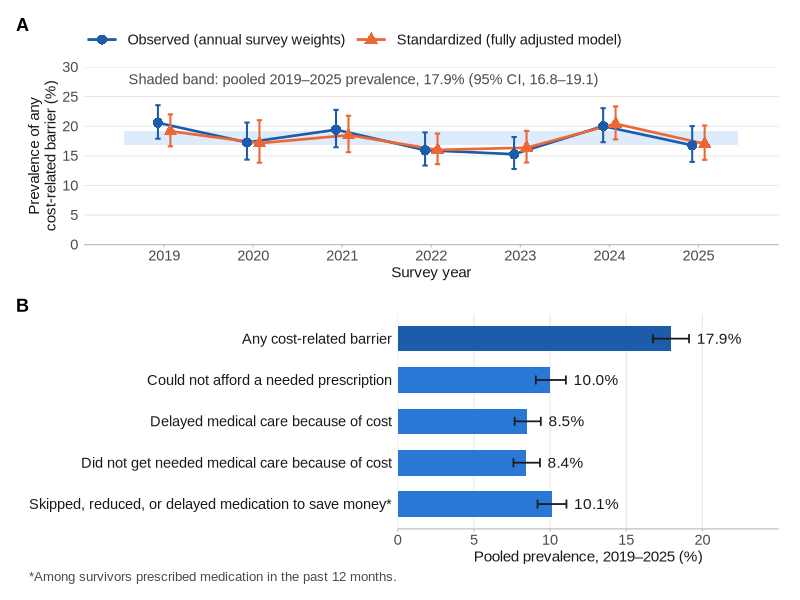
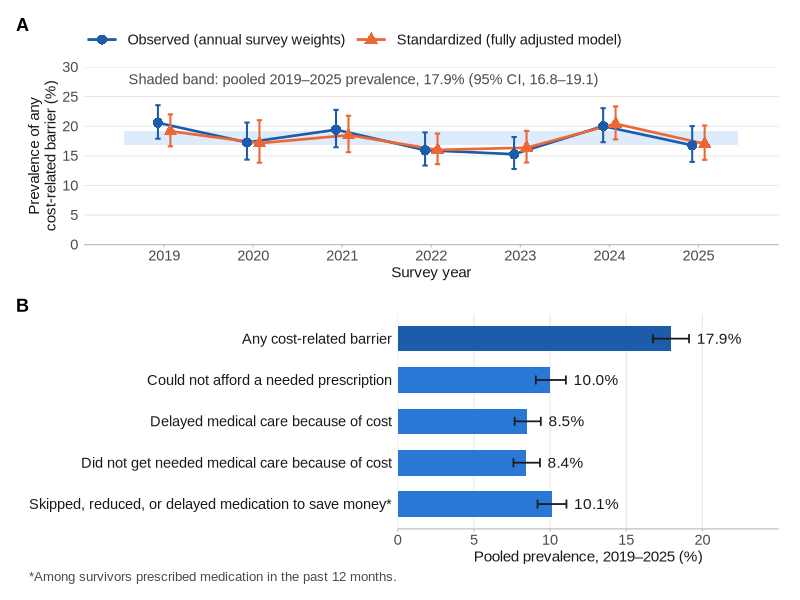
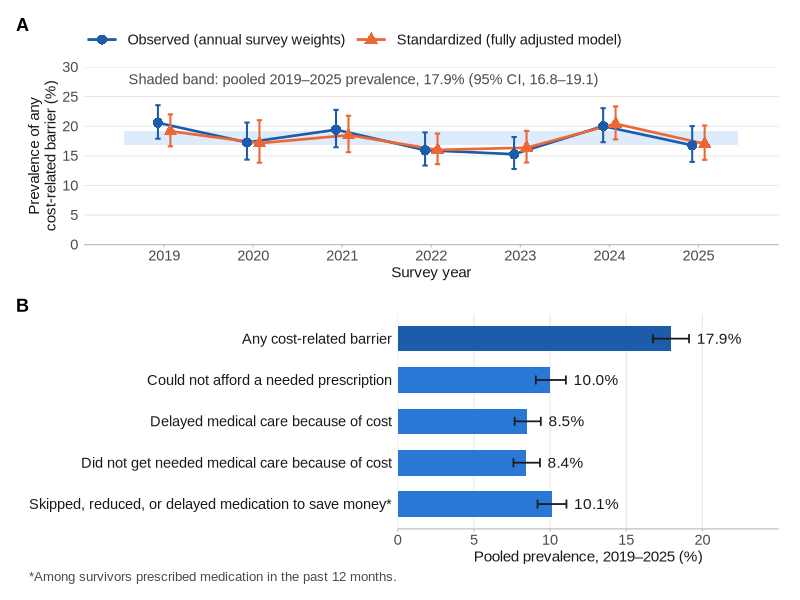
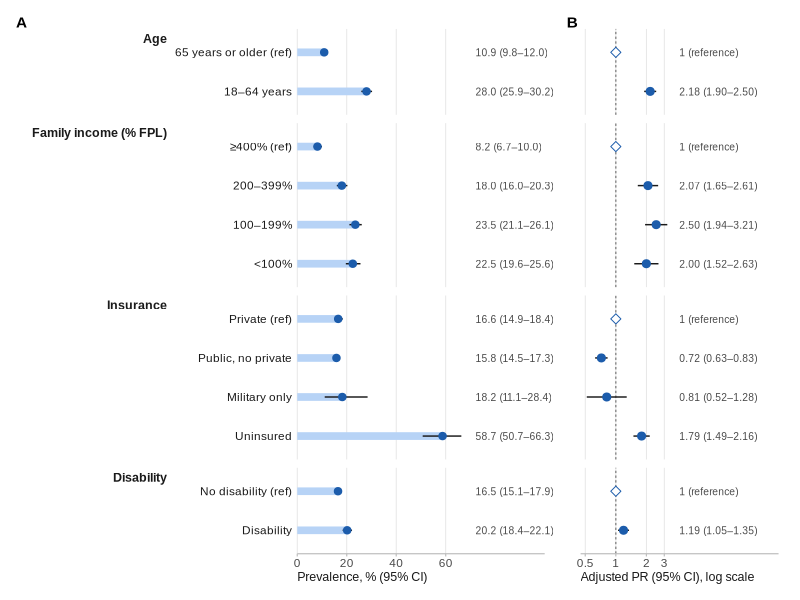
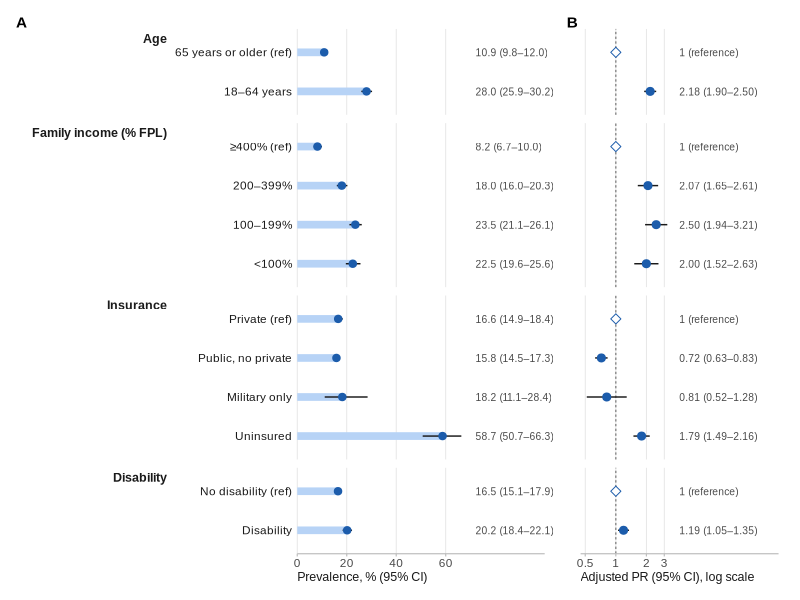
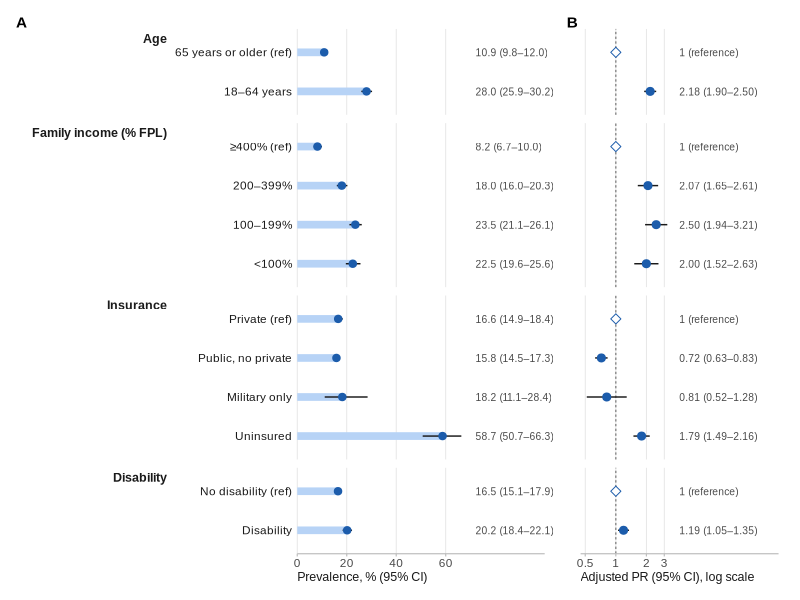
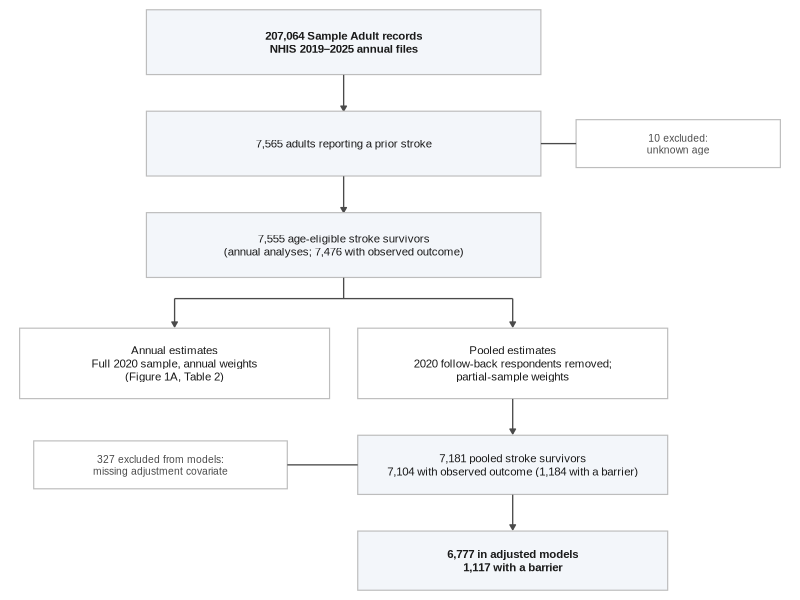
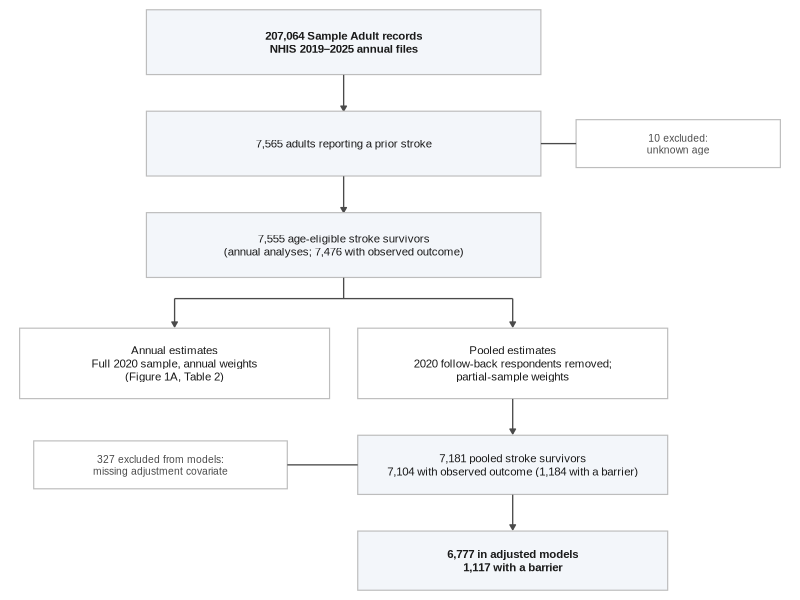

Write R code to recreate these figures, in order.
## Publication figures for the NHIS stroke affordability manuscript.
## Outputs: manuscript/figures/*.png (300 dpi), *.tiff (300 dpi, LZW) and *.pdf (vector).
suppressPackageStartupMessages({library(data.table);library(ggplot2);library(patchwork);library(scales);library(ragg)})
dir.create("manuscript/figures",recursive=TRUE,showWarnings=FALSE)

## ---- Style ----------------------------------------------------------------
FONT<-"Arial"
INK<-"#1a1a1a"; INK2<-"#4a4a4a"; MUTED<-"#767676"; GRID<-"#e4e4e4"; AXIS<-"#bdbdbd"
BLUE<-"#2a78d6"; ORANGE<-"#eb6834"; BLUE_D<-"#1c5cab"; BLUE_L<-"#b7d3f6"
EN<-"–"
theme_pub<-function(base=9){
  theme_minimal(base_size=base,base_family=FONT)+
    theme(panel.grid.minor=element_blank(),
          panel.grid.major=element_line(colour=GRID,linewidth=.3),
          axis.line.x=element_line(colour=AXIS,linewidth=.4),
          axis.ticks.x=element_line(colour=AXIS,linewidth=.4),
          axis.ticks.length=unit(2,"pt"),
          axis.text=element_text(colour=INK2,size=base-.5),
          axis.title=element_text(colour=INK,size=base),
          legend.text=element_text(size=base-.5,colour=INK2),
          legend.key.height=unit(9,"pt"),legend.key.width=unit(18,"pt"),
          legend.margin=margin(0,0,0,0),
          plot.title.position="plot",
          plot.tag=element_text(face="bold",size=base+2,family=FONT),
          plot.margin=margin(6,10,6,6),
          strip.text=element_text(face="bold",size=base,colour=INK,hjust=0),
          strip.placement="outside")
}
save_fig<-function(p,name,w,h){
  ggsave(sprintf("manuscript/figures/%s.png",name),p,width=w,height=h,units="in",dpi=300,bg="white",device=ragg::agg_png)
  ggsave(sprintf("manuscript/figures/%s.tiff",name),p,width=w,height=h,units="in",dpi=300,bg="white",device=ragg::agg_tiff,compression="lzw")
  ggsave(sprintf("manuscript/figures/%s.pdf",name),p,width=w,height=h,units="in",bg="white",device=cairo_pdf)
}

## ---- Figure 1: annual trend (A, top) and component prevalence (B, bottom) --
annual<-fread("outputs/annual_prevalence.csv")[outcome=="any_barrier" & group=="All survivors"]
adj<-fread("outputs/full/adjusted_annual_prevalence.csv")
a<-rbindlist(list(annual[,.(year,estimate,lower,upper,series="Observed (annual survey weights)")],
                  adj[,.(year,estimate,lower,upper,series="Standardized (fully adjusted model)")]))
a[,series:=factor(series,levels=c("Observed (annual survey weights)","Standardized (fully adjusted model)"))]
pooled<-fread("outputs/full/component_prevalence.csv")[outcome=="any_barrier"]
F1<-11
p1a<-ggplot(a,aes(year,100*estimate,colour=series,shape=series))+
  annotate("rect",xmin=2018.55,xmax=2025.45,ymin=100*pooled$lower,ymax=100*pooled$upper,fill=BLUE_L,alpha=.45)+
  annotate("text",x=2018.6,y=28.8,hjust=0,vjust=1,size=3.7,colour=INK2,family=FONT,
           label=sprintf("Shaded band: pooled 2019%s2025 prevalence, %.1f%% (95%% CI, %.1f%s%.1f)",EN,100*pooled$estimate,100*pooled$lower,EN,100*pooled$upper))+
  geom_line(aes(group=series),linewidth=.9,position=position_dodge(width=.28))+
  geom_errorbar(aes(ymin=100*lower,ymax=100*upper),width=.12,linewidth=.7,position=position_dodge(width=.28))+
  geom_point(size=3.4,position=position_dodge(width=.28),stroke=0)+
  scale_colour_manual(values=c(BLUE_D,ORANGE),name=NULL)+
  scale_shape_manual(values=c(16,17),name=NULL)+
  scale_x_continuous(breaks=2019:2025,expand=expansion(add=.45))+
  scale_y_continuous(limits=c(0,30),breaks=seq(0,30,5),expand=expansion(0))+
  labs(x="Survey year",y="Prevalence of any\ncost-related barrier (%)",tag="A")+
  theme_pub(F1)+theme(panel.grid.major.x=element_blank(),
                      legend.position="top",legend.justification="left",legend.direction="horizontal",legend.box.margin=margin(0,0,4,0),
                      legend.key.width=unit(26,"pt"),legend.text=element_text(size=F1-.5,colour=INK),
                      axis.text=element_text(size=F1-.5,colour=INK2))

comp<-fread("outputs/full/component_prevalence.csv")
lab<-c(any_barrier="Any cost-related barrier",forgone_rx="Could not afford a needed prescription",
       delayed_care="Delayed medical care because of cost",forgone_care="Did not get needed medical care because of cost",
       rx_underuse="Skipped, reduced, or delayed medication to save money*")
comp<-comp[outcome %in% names(lab)]
comp[,label:=factor(lab[outcome],levels=rev(lab))]
comp[,fill:=ifelse(outcome=="any_barrier",BLUE_D,BLUE)]
p1b<-ggplot(comp,aes(100*estimate,label))+
  geom_col(aes(fill=fill),width=.62)+
  geom_errorbar(aes(xmin=100*lower,xmax=100*upper),width=.22,linewidth=.6,colour=INK)+
  geom_text(aes(x=100*upper+.5,label=sprintf("%.1f%%",100*estimate)),hjust=0,size=3.9,colour=INK,family=FONT)+
  scale_fill_identity()+
  scale_x_continuous(limits=c(0,25),breaks=seq(0,20,5),expand=expansion(0))+
  labs(x=sprintf("Pooled prevalence, 2019%s2025 (%%)",EN),y=NULL,tag="B",
       caption="*Among survivors prescribed medication in the past 12 months.")+
  theme_pub(F1)+theme(panel.grid.major.y=element_blank(),axis.text.y=element_text(colour=INK,size=F1-.5),
                      axis.text.x=element_text(size=F1-.5,colour=INK2),
                      plot.caption=element_text(size=F1-1.5,colour=INK2,hjust=0),plot.caption.position="plot")
fig1<-free(p1a)/p1b+plot_layout(heights=c(1.15,1))
save_fig(fig1,"figure1_annual_prevalence",7,7.4)

## ---- Figure 2: subgroup prevalence (A) aligned with adjusted PRs (B) -------
sg<-fread("outputs/full/subgroup_prevalence.csv")
co<-fread("outputs/full/model_coefficients.csv")
rows<-data.table(
  group=c("Age","Age","Family income (% FPL)","Family income (% FPL)","Family income (% FPL)","Family income (% FPL)",
          "Insurance","Insurance","Insurance","Insurance","Disability","Disability"),
  variable=c("young","young","income_group","income_group","income_group","income_group",
             "insurance","insurance","insurance","insurance","disability","disability"),
  level=c("65+","18-64","400%+","200-399%","100-199%","<100%","Private","Public without private","Military only","Uninsured","Without disability","With disability"),
  label=c("65 years or older (ref)",paste0("18",EN,"64 years"),"≥400% (ref)",paste0("200",EN,"399%"),paste0("100",EN,"199%"),"<100%",
          "Private (ref)","Public, no private","Military only","Uninsured","No disability (ref)","Disability"),
  model=c("Age_M3","Age_M3","M3","M3","M3","M3","M3","M3","M3","M3","M3","M3"),
  term=c(NA,"young18-64",NA,"income_group200-399%","income_group100-199%","income_group<100%",
         NA,"insurancePublic without private","insuranceMilitary only","insuranceUninsured",NA,"disabilityWith disability"))
rows[,order:=.I]
d<-merge(rows,sg[,.(variable,level,n=n_mean,estimate,lower,upper)],by=c("variable","level"),all.x=TRUE)
d<-merge(d,co[,.(model,term,PR,lower_pr=lower,upper_pr=upper)],by=c("model","term"),all.x=TRUE)
setorder(d,order)
d[is.na(term),`:=`(PR=1,lower_pr=NA_real_,upper_pr=NA_real_)]
d[,label:=factor(label,levels=rev(label))]
d[,group:=factor(group,levels=unique(rows$group))]
d[,ref:=is.na(term)]
d[,pr_text:=ifelse(ref,"1 (reference)",sprintf("%.2f (%.2f%s%.2f)",PR,lower_pr,EN,upper_pr))]
d[,prev_text:=sprintf("%.1f (%.1f%s%.1f)",100*estimate,100*lower,EN,100*upper)]

p2a<-ggplot(d,aes(100*estimate,label))+
  geom_segment(aes(x=0,xend=100*estimate,yend=label),colour=BLUE_L,linewidth=2.6,lineend="butt")+
  geom_errorbar(aes(xmin=100*lower,xmax=100*upper),width=0,linewidth=.5,colour=INK)+
  geom_point(size=2.2,colour=BLUE_D)+
  geom_text(aes(x=72,label=prev_text),hjust=0,size=2.6,colour=INK2,family=FONT)+
  facet_grid(rows=vars(group),scales="free_y",space="free_y",switch="y")+
  scale_x_continuous(limits=c(0,100),breaks=seq(0,60,20),expand=expansion(0))+
  coord_cartesian(clip="off")+
  labs(x="Prevalence, % (95% CI)",y=NULL,tag="A")+
  theme_pub()+theme(panel.grid.major.y=element_blank(),strip.text.y.left=element_text(angle=0,hjust=1,vjust=1),
                    panel.spacing.y=unit(6,"pt"),axis.text.y=element_text(colour=INK,size=8.5),axis.title.x=element_text(hjust=0))

p2b<-ggplot(d,aes(PR,label))+
  geom_vline(xintercept=1,linetype="22",colour=MUTED,linewidth=.4)+
  geom_errorbar(aes(xmin=lower_pr,xmax=upper_pr),width=0,linewidth=.5,colour=INK,na.rm=TRUE)+
  geom_point(aes(shape=ref,fill=ref),size=2.4,colour=BLUE_D)+
  geom_text(aes(x=4.2,label=pr_text),hjust=0,size=2.6,colour=INK2,family=FONT)+
  scale_shape_manual(values=c(`FALSE`=21,`TRUE`=23),guide="none")+
  scale_fill_manual(values=c(`FALSE`=BLUE_D,`TRUE`="white"),guide="none")+
  facet_grid(rows=vars(group),scales="free_y",space="free_y")+
  scale_x_log10(limits=c(.45,40),breaks=c(.5,1,2,3),labels=c("0.5","1","2","3"),expand=expansion(0))+
  coord_cartesian(clip="off")+
  labs(x="Adjusted PR (95% CI), log scale",y=NULL,tag="B")+
  theme_pub()+theme(panel.grid.major.y=element_blank(),strip.text=element_blank(),
                    axis.text.y=element_blank(),panel.spacing.y=unit(6,"pt"),axis.title.x=element_text(hjust=0))
fig2<-p2a+p2b+plot_layout(widths=c(1.25,1))
save_fig(fig2,"figure2_adjusted_associations",7.3,4.6)

## ---- Figure S1: sample selection flow --------------------------------------
box<-function(x,y,w,h,text,fill="white",col=INK,size=2.9,face="plain"){
  list(annotate("rect",xmin=x-w/2,xmax=x+w/2,ymin=y-h/2,ymax=y+h/2,fill=fill,colour=AXIS,linewidth=.4),
       annotate("text",x=x,y=y,label=text,size=size,colour=col,family=FONT,lineheight=.95,fontface=face))
}
arrow<-function(x1,y1,x2,y2){annotate("segment",x=x1,y=y1,xend=x2,yend=y2,colour=INK2,linewidth=.45,
                                     arrow=grid::arrow(length=unit(4,"pt"),type="closed"))}
ps1<-ggplot()+
  box(0,10,5.6,1.15,sprintf("207,064 Sample Adult records\nNHIS 2019%s2025 annual files",EN),fill="#f3f6fa",face="bold")+
  arrow(0,9.42,0,8.78)+
  box(0,8.2,5.6,1.15,"7,565 adults reporting a prior stroke",fill="#f3f6fa")+
  box(4.75,8.2,2.9,.85,"10 excluded:\nunknown age",size=2.6,col=INK2)+
  annotate("segment",x=2.8,y=8.2,xend=3.3,yend=8.2,colour=INK2,linewidth=.45)+
  arrow(0,7.62,0,6.98)+
  box(0,6.4,5.6,1.15,"7,555 age-eligible stroke survivors\n(annual analyses; 7,476 with observed outcome)",fill="#f3f6fa")+
  annotate("segment",x=0,y=5.82,xend=0,yend=5.45,colour=INK2,linewidth=.45)+
  annotate("segment",x=-2.4,y=5.45,xend=2.4,yend=5.45,colour=INK2,linewidth=.45)+
  arrow(-2.4,5.45,-2.4,4.95)+arrow(2.4,5.45,2.4,4.95)+
  box(-2.4,4.3,4.4,1.25,"Annual estimates\nFull 2020 sample, annual weights\n(Figure 1A, Table 2)",fill="white")+
  box(2.4,4.3,4.4,1.25,"Pooled estimates\n2020 follow-back respondents removed;\npartial-sample weights",fill="white")+
  arrow(2.4,3.67,2.4,3.05)+
  box(2.4,2.5,4.4,1.05,"7,181 pooled stroke survivors\n7,104 with observed outcome (1,184 with a barrier)",fill="#f3f6fa")+
  box(-2.6,2.5,3.6,.85,"327 excluded from models:\nmissing adjustment covariate",size=2.6,col=INK2)+
  annotate("segment",x=-0.8,y=2.5,xend=0.2,yend=2.5,colour=INK2,linewidth=.45)+
  arrow(2.4,1.97,2.4,1.35)+
  box(2.4,.8,4.4,1.05,"6,777 in adjusted models\n1,117 with a barrier",fill="#f3f6fa",face="bold")+
  coord_cartesian(xlim=c(-4.8,6.4),ylim=c(.2,10.65),expand=FALSE)+theme_void()+theme(plot.margin=margin(4,4,4,4))
save_fig(ps1,"figureS1_cohort_flow",6.2,6.6)
cat("figures written\n")
